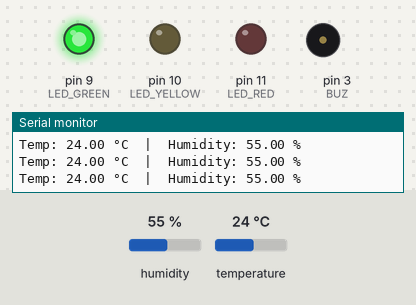
Bench run of a sketch on a simulated Arduino Uno, built with avr-gcc and run on an emulated ATmega328P. On the bench: output pins drawn as LEDs (lit = HIGH), buzzer (waves = sounding, pin HIGH), the last lines printed to the serial monitor. Dashed ring = blinking. Inputs (shaded band) come from the test bench; at power-on: temperature 24 °C, humidity 55 %.

Above: at 1.2 s.
1.3 s: temperature set to 27.3 °C
2.8 s: temperature set to 28.7 °C
At 2.98 s:
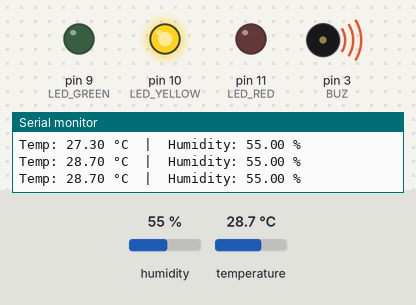
5.8 s: temperature set to 31.4 °C
8.8 s: temperature set to 32.8 °C
At 9.01 s:
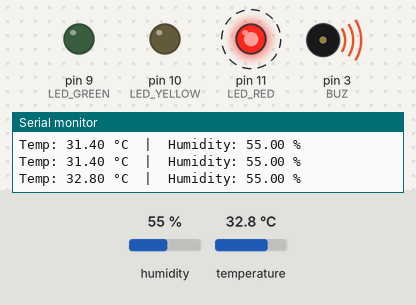
11.8 s: temperature set to 12 °C
At 12.6 s:
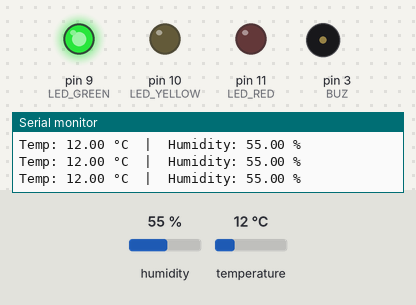
13.4 s: temperature set to 28 °C
At 13.59 s:
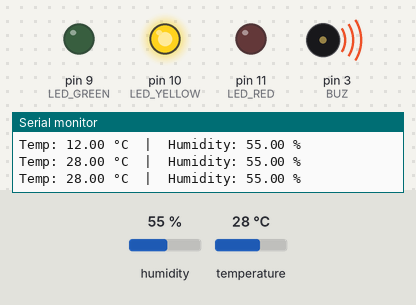
Timing chart, 0 to 17.4 s (numbered marks = the images above; inputs shaded):
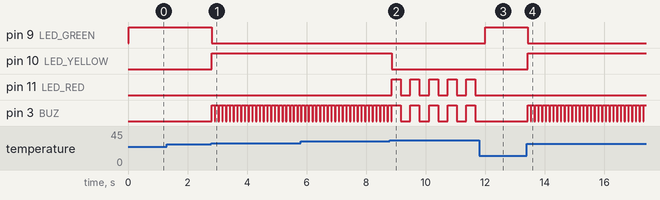

Measured:
- the behaviour switches between 27.9 and 28 °C on temperature (found by bisection; images 0 and 1)
- the behaviour switches between 31.9 and 32 °C on temperature (found by bisection; images 1 and 2)
- after the input at 2.8 s, pin 9 (LED_GREEN): HIGH → LOW at once; pin 10 (LED_YELLOW): LOW → HIGH at once; pin 3 (BUZ): alternates HIGH for 0.10 s and LOW for 0.03 s, starting at once
- after the input at 8.8 s, pin 10 (LED_YELLOW): HIGH → LOW after 0.06 s; pin 11 (LED_RED): alternates HIGH for 0.30 s and LOW for 0.33 s, starting after 0.06 s
- after the input at 11.8 s, pin 9 (LED_GREEN): LOW → HIGH after 0.19 s; pin 11 (LED_RED), pin 3 (BUZ): stops changing and stays LOW
- after the input at 13.4 s, pin 9 (LED_GREEN): HIGH → LOW at once; pin 10 (LED_YELLOW): LOW → HIGH at once; pin 3 (BUZ): alternates HIGH for 0.10 s and LOW for 0.03 s, starting at once

The sketch:

lesson-22_Intelligent_Temperature_Warning.ino
```cpp
#include <Wire.h>
#include "DHT20.h"

#define LED_RED     11
#define LED_YELLOW  10
#define LED_GREEN   9
#define BUZ         3

DHT20 DHT;

// Temperature threshold (can be modified as needed)
#define TEMP_NORMAL_MAX   28.0
#define TEMP_HIGH_MAX     32.0

void setup() {
  Serial.begin(115200);
  Wire.begin();
  DHT.begin();

  pinMode(LED_RED, OUTPUT);
  pinMode(LED_YELLOW, OUTPUT);
  pinMode(LED_GREEN, OUTPUT);
  pinMode(BUZ, OUTPUT);

  Serial.println("=== Intelligent Temperature Warning System ===");
}

void loop() {
  if (millis() - DHT.lastRead() >= 1000) {   // ⭐Key point: 1 time per second
    int status = DHT.read();

    if (status != DHT20_OK) {
      return;
    }

    float temp = DHT.getTemperature();
    float humi = DHT.getHumidity();

    Serial.print("Temp: ");
    Serial.print(temp);
    Serial.print(" °C  |  Humidity: ");
    Serial.print(humi);
    Serial.println(" %");

    // ====== state judgement ======
    if (temp < TEMP_NORMAL_MAX) {
      normalState();
    }
    else if (temp < TEMP_HIGH_MAX) {
      warningState();
    }
    else {
      alarmState();
    }
  }
}

// ================== state function ==================

// Normal state: Green light is on, buzzer is off
void normalState() {
  digitalWrite(LED_GREEN, HIGH);
  digitalWrite(LED_YELLOW, LOW);
  digitalWrite(LED_RED, LOW);
  digitalWrite(BUZ, LOW);
}

// High blood pressure state: Yellow light is on, and the buzzer makes a short beep.
void warningState() {
  digitalWrite(LED_GREEN, LOW);
  digitalWrite(LED_YELLOW, HIGH);
  digitalWrite(LED_RED, LOW);

  digitalWrite(BUZ, HIGH);
  delay(100);
  digitalWrite(BUZ, LOW);
}

// High temperature alarm: Red light flashes, and the buzzer keeps sounding an alarm.
void alarmState() {
  digitalWrite(LED_GREEN, LOW);
  digitalWrite(LED_YELLOW, LOW);

  digitalWrite(LED_RED, HIGH);
  digitalWrite(BUZ, HIGH);
  delay(300);
  digitalWrite(LED_RED, LOW);
  digitalWrite(BUZ, LOW);
  delay(300);
}
```
